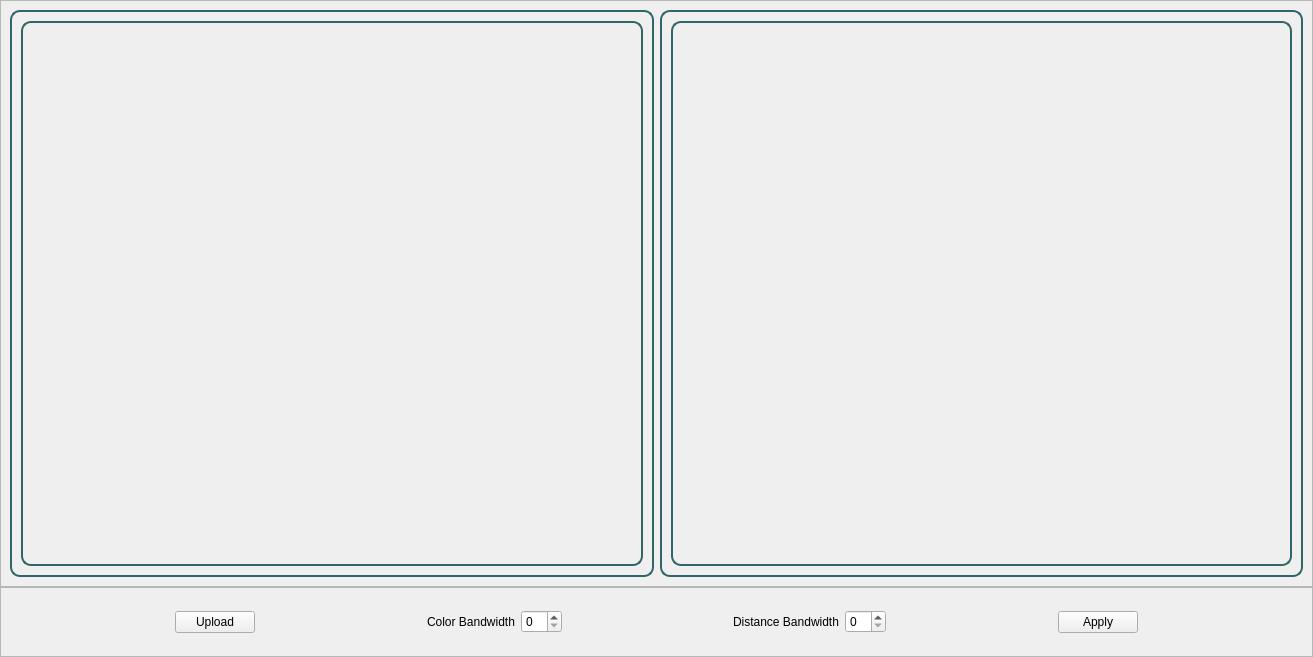
<?xml version="1.0" encoding="UTF-8"?>
<ui version="4.0">
 <class>MeansShift</class>
 <widget class="QWidget" name="MeansShift">
  <property name="geometry">
   <rect>
    <x>0</x>
    <y>0</y>
    <width>1313</width>
    <height>657</height>
   </rect>
  </property>
  <property name="windowTitle">
   <string>Form</string>
  </property>
  <layout class="QVBoxLayout" name="verticalLayout">
   <property name="spacing">
    <number>0</number>
   </property>
   <property name="leftMargin">
    <number>0</number>
   </property>
   <property name="topMargin">
    <number>0</number>
   </property>
   <property name="rightMargin">
    <number>0</number>
   </property>
   <property name="bottomMargin">
    <number>0</number>
   </property>
   <item>
    <widget class="QFrame" name="frame_2">
     <property name="frameShape">
      <enum>QFrame::StyledPanel</enum>
     </property>
     <property name="frameShadow">
      <enum>QFrame::Raised</enum>
     </property>
     <layout class="QHBoxLayout" name="horizontalLayout">
      <item>
       <widget class="QFrame" name="frame_5">
        <property name="styleSheet">
         <string notr="true">QFrame {
 border: 2px solid  #316669;
 border-radius: 10px;
}

QLabel{
border: 0
}
          </string>
        </property>
        <property name="frameShape">
         <enum>QFrame::StyledPanel</enum>
        </property>
        <property name="frameShadow">
         <enum>QFrame::Raised</enum>
        </property>
        <layout class="QHBoxLayout" name="horizontalLayout_5">
         <item>
          <widget class="QFrame" name="processedImgFrame_3">
           <property name="frameShape">
            <enum>QFrame::StyledPanel</enum>
           </property>
           <property name="frameShadow">
            <enum>QFrame::Raised</enum>
           </property>
           <layout class="QVBoxLayout" name="verticalLayout_4">
            <property name="spacing">
             <number>0</number>
            </property>
            <property name="leftMargin">
             <number>0</number>
            </property>
            <property name="topMargin">
             <number>0</number>
            </property>
            <property name="rightMargin">
             <number>0</number>
            </property>
            <property name="bottomMargin">
             <number>0</number>
            </property>
            <item>
             <widget class="QLabel" name="originalImgWidget">
              <property name="text">
               <string/>
              </property>
             </widget>
            </item>
           </layout>
          </widget>
         </item>
        </layout>
       </widget>
      </item>
      <item>
       <widget class="QFrame" name="frame_4">
        <property name="styleSheet">
         <string notr="true">QFrame {
 border: 2px solid  #316669;
 border-radius: 10px;
}

QLabel{
border: 0
}
          </string>
        </property>
        <property name="frameShape">
         <enum>QFrame::StyledPanel</enum>
        </property>
        <property name="frameShadow">
         <enum>QFrame::Raised</enum>
        </property>
        <layout class="QHBoxLayout" name="horizontalLayout_4">
         <item>
          <widget class="QFrame" name="processedImgFrame_2">
           <property name="frameShape">
            <enum>QFrame::StyledPanel</enum>
           </property>
           <property name="frameShadow">
            <enum>QFrame::Raised</enum>
           </property>
           <layout class="QVBoxLayout" name="verticalLayout_3">
            <property name="spacing">
             <number>0</number>
            </property>
            <property name="leftMargin">
             <number>0</number>
            </property>
            <property name="topMargin">
             <number>0</number>
            </property>
            <property name="rightMargin">
             <number>0</number>
            </property>
            <property name="bottomMargin">
             <number>0</number>
            </property>
            <item>
             <widget class="QLabel" name="processedImgWidget">
              <property name="text">
               <string/>
              </property>
             </widget>
            </item>
           </layout>
          </widget>
         </item>
        </layout>
       </widget>
      </item>
     </layout>
    </widget>
   </item>
   <item>
    <widget class="QFrame" name="frame">
     <property name="maximumSize">
      <size>
       <width>16777215</width>
       <height>70</height>
      </size>
     </property>
     <property name="frameShape">
      <enum>QFrame::StyledPanel</enum>
     </property>
     <property name="frameShadow">
      <enum>QFrame::Raised</enum>
     </property>
     <layout class="QHBoxLayout" name="horizontalLayout_7">
      <item>
       <spacer name="horizontalSpacer_4">
        <property name="orientation">
         <enum>Qt::Horizontal</enum>
        </property>
        <property name="sizeHint" stdset="0">
         <size>
          <width>137</width>
          <height>20</height>
         </size>
        </property>
       </spacer>
      </item>
      <item>
       <widget class="QPushButton" name="uploadMeansShiftBtn">
        <property name="text">
         <string>Upload</string>
        </property>
       </widget>
      </item>
      <item>
       <spacer name="horizontalSpacer">
        <property name="orientation">
         <enum>Qt::Horizontal</enum>
        </property>
        <property name="sizeHint" stdset="0">
         <size>
          <width>138</width>
          <height>20</height>
         </size>
        </property>
       </spacer>
      </item>
      <item>
       <layout class="QHBoxLayout" name="horizontalLayout_2">
        <item>
         <widget class="QLabel" name="label">
          <property name="text">
           <string>Color Bandwidth</string>
          </property>
         </widget>
        </item>
        <item>
         <widget class="QSpinBox" name="colorBandwidthSpinBox"/>
        </item>
       </layout>
      </item>
      <item>
       <spacer name="horizontalSpacer_2">
        <property name="orientation">
         <enum>Qt::Horizontal</enum>
        </property>
        <property name="sizeHint" stdset="0">
         <size>
          <width>137</width>
          <height>20</height>
         </size>
        </property>
       </spacer>
      </item>
      <item>
       <layout class="QHBoxLayout" name="horizontalLayout_6">
        <item>
         <widget class="QLabel" name="label_2">
          <property name="text">
           <string>Distance Bandwidth</string>
          </property>
         </widget>
        </item>
        <item>
         <widget class="QSpinBox" name="distanceBandwidthSpinBox"/>
        </item>
       </layout>
      </item>
      <item>
       <spacer name="horizontalSpacer_3">
        <property name="orientation">
         <enum>Qt::Horizontal</enum>
        </property>
        <property name="sizeHint" stdset="0">
         <size>
          <width>138</width>
          <height>20</height>
         </size>
        </property>
       </spacer>
      </item>
      <item>
       <widget class="QPushButton" name="applyMeansShiftBtn">
        <property name="text">
         <string>Apply</string>
        </property>
       </widget>
      </item>
      <item>
       <spacer name="horizontalSpacer_5">
        <property name="orientation">
         <enum>Qt::Horizontal</enum>
        </property>
        <property name="sizeHint" stdset="0">
         <size>
          <width>137</width>
          <height>20</height>
         </size>
        </property>
       </spacer>
      </item>
     </layout>
    </widget>
   </item>
  </layout>
 </widget>
 <resources/>
 <connections/>
</ui>
